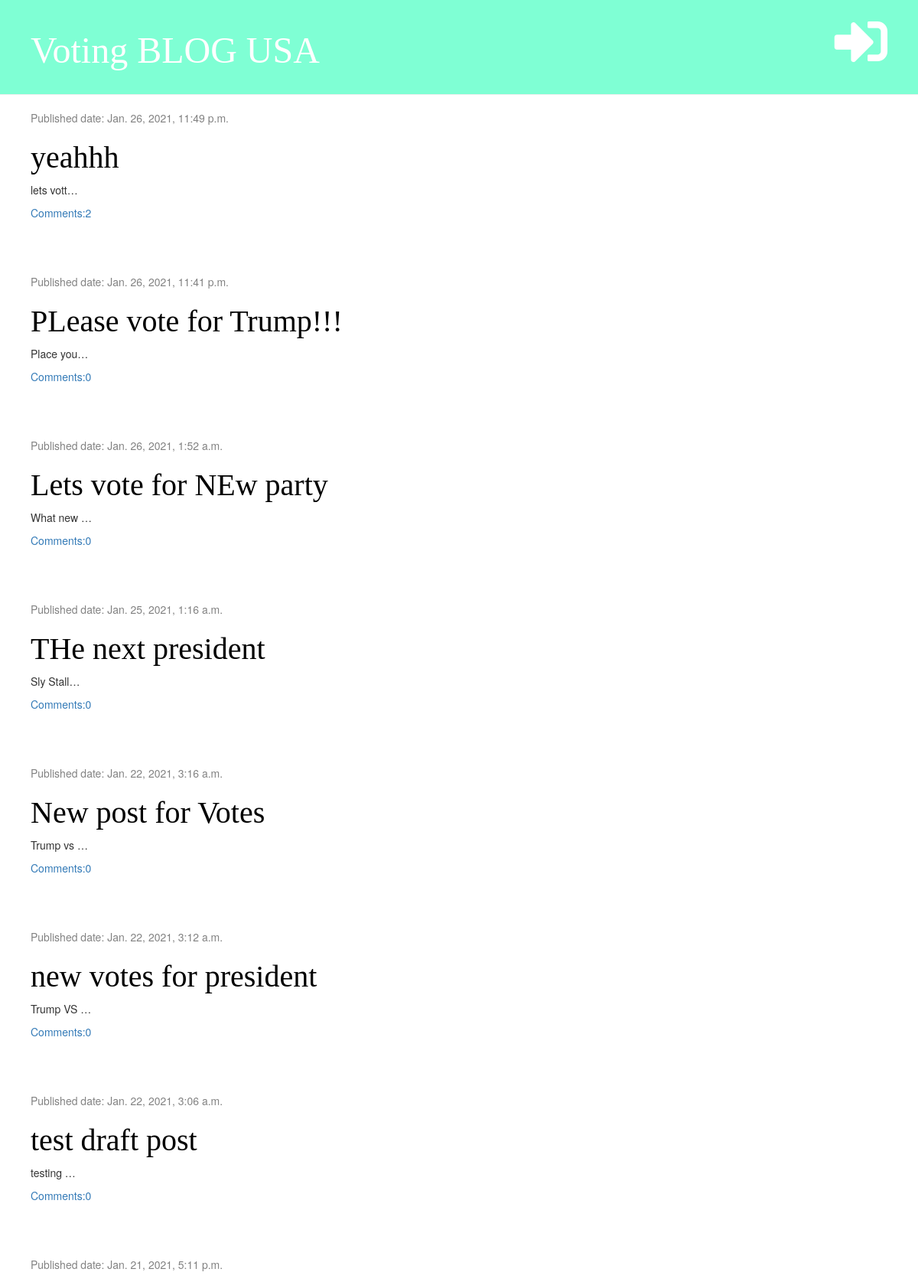
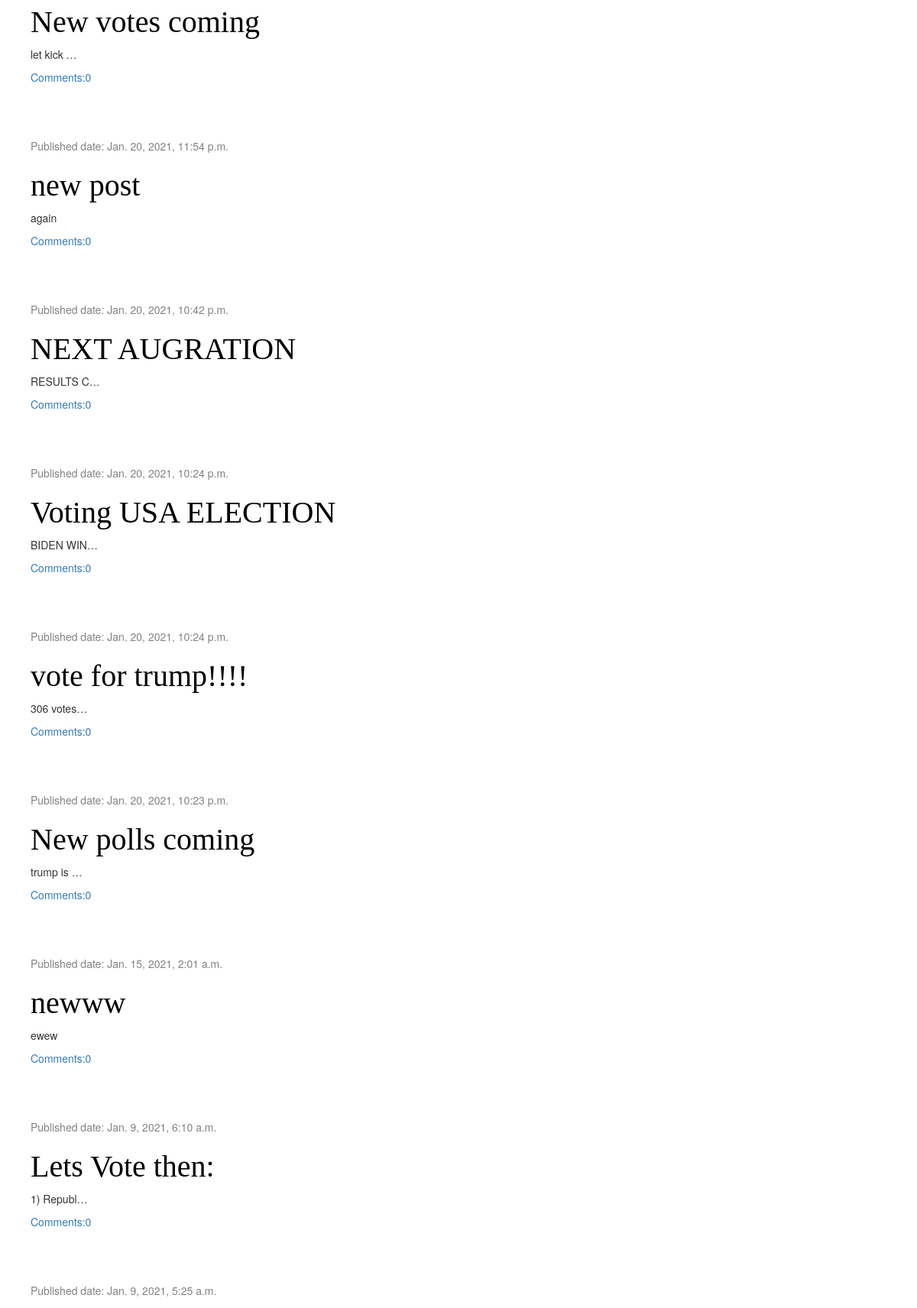
The page / (upper part) on the database its author committed (2 pictures, top to bottom).
### blog/models.py (models this page shows, shortened)
class Post(models.Model):
    author = models.ForeignKey('auth.User', on_delete=models.CASCADE)
    title = models.CharField(max_length=288)
    text = models.TextField()
    created_date = models.DateTimeField(default=timezone.now)
    published_date = models.DateTimeField(blank=True, null=True)
    def approved_comments(self):
        return self.comments.filter(approved=True)

### blog/views.py (the view)
# urls.py: path('', views.post_list, name='post_list'),  # it will go here post_list.html
def post_list(request):
    posts = Post.objects.filter(published_date__lte=timezone.now()).order_by('-published_date')
    stuff_for_frontend = {'posts': posts}  # posts is value where to u will store in the html in for loop
    return render(request, 'blog/post_list.html', stuff_for_frontend)

### blog/templates/blog/post_list.html (shortened to what this page needs)
 {% extends 'blog/Base.html'%}
 {% block content%}
        {% for post in posts %}
             <div class="post">
                 <div class="date">
                        <p>Published date: {{post.published_date}}</p>
                 </div>
                <h1><a href="{% url 'post_detail' pk=post.pk %}">{{post.title}}</a></h1>
                <p>{{ post.text|truncatechars:10 | linebreaksbr }}</p>
                 <a href="{%url 'post_detail' pk=post.pk %}">Comments:{{ post.approved_comments.count}}</a>
             </div>
        {% endfor %}
{% endblock  %}

### blog/static/css/blog.css (style rules this page uses)
h1,h2,h3,h4 { font-family: 'Tangerine', 'Inconsolate', 'Droid Sans', serif; font-size: 40px; }
.date { color: #828282; }
.post { margin-bottom:70px; }
.post h1 a { color: #000000; }

### rows shown on the page
Post: published_date "Jan. 26, 2021, 11:49 p.m.", title "yeahhh", text "lets vott…", approved_comments.count "2"
Post: published_date "Jan. 26, 2021, 11:41 p.m.", title "PLease vote for Trump!!!", text "Place you…", approved_comments.count "0"
Post: published_date "Jan. 26, 2021, 1:52 a.m.", title "Lets vote for NEw party", text "What new …", approved_comments.count "0"
Post: published_date "Jan. 25, 2021, 1:16 a.m.", title "THe next president", text "Sly Stall…", approved_comments.count "0"
Post: published_date "Jan. 22, 2021, 3:16 a.m.", title "New post for Votes", text "Trump vs …", approved_comments.count "0"
Post: published_date "Jan. 22, 2021, 3:12 a.m.", title "new votes for president", text "Trump VS …", approved_comments.count "0"
Post: published_date "Jan. 22, 2021, 3:06 a.m.", title "test draft post", text "testing …", approved_comments.count "0"
Post: published_date "Jan. 21, 2021, 5:11 p.m.", title "New votes coming", text "let kick …", approved_comments.count "0"
Post: published_date "Jan. 20, 2021, 11:54 p.m.", title "new post", text "again", approved_comments.count "0"
Post: published_date "Jan. 20, 2021, 10:42 p.m.", title "NEXT AUGRATION", text "RESULTS C…", approved_comments.count "0"
Post: published_date "Jan. 20, 2021, 10:24 p.m.", title "Voting USA ELECTION", text "BIDEN WIN…", approved_comments.count "0"
Post: published_date "Jan. 20, 2021, 10:24 p.m.", title "vote for trump!!!!", text "306 votes…", approved_comments.count "0"
Post: published_date "Jan. 20, 2021, 10:23 p.m.", title "New polls coming", text "trump is …", approved_comments.count "0"
Post: published_date "Jan. 15, 2021, 2:01 a.m.", title "newww", text "ewew", approved_comments.count "0"
Post: published_date "Jan. 9, 2021, 6:10 a.m.", title "Lets Vote then:", text "1) Republ…", approved_comments.count "0"
Post: published_date "Jan. 9, 2021, 5:25 a.m."
